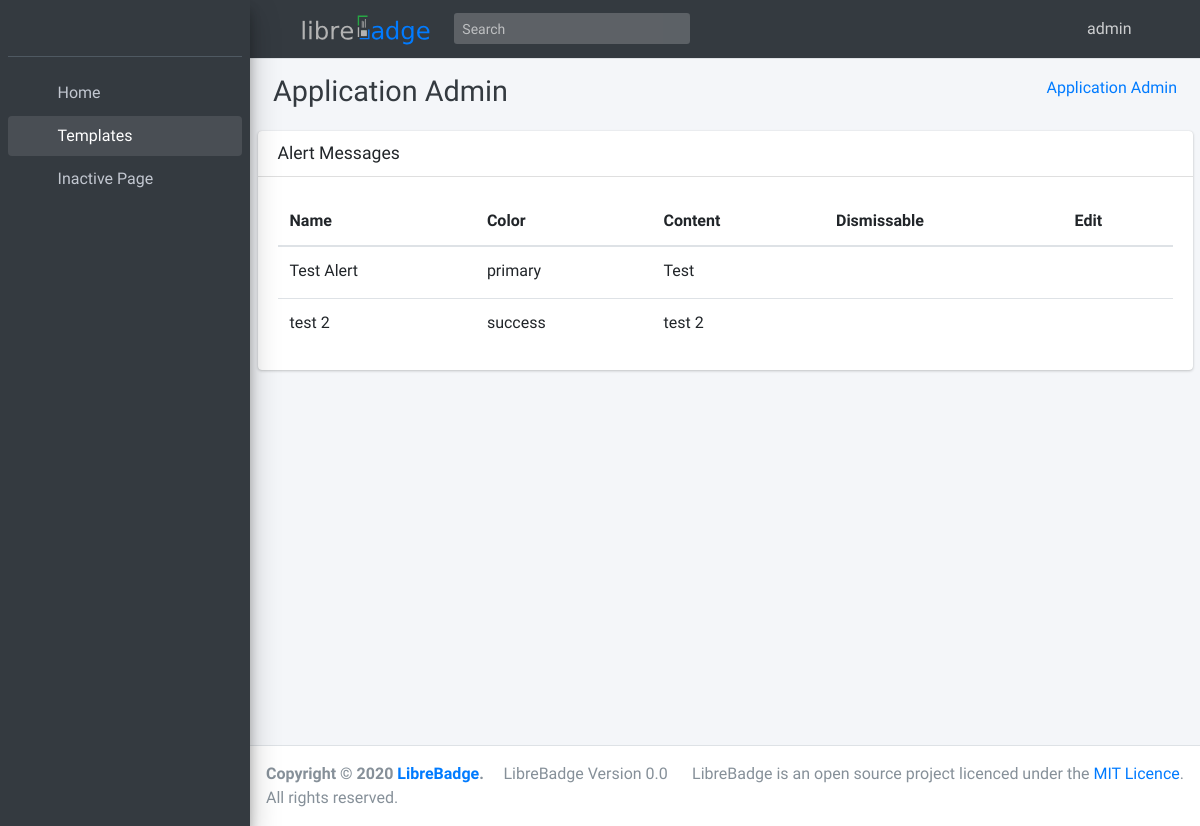
Before: /applicationadmin/alertmessages/ (signed in) with the older database file.
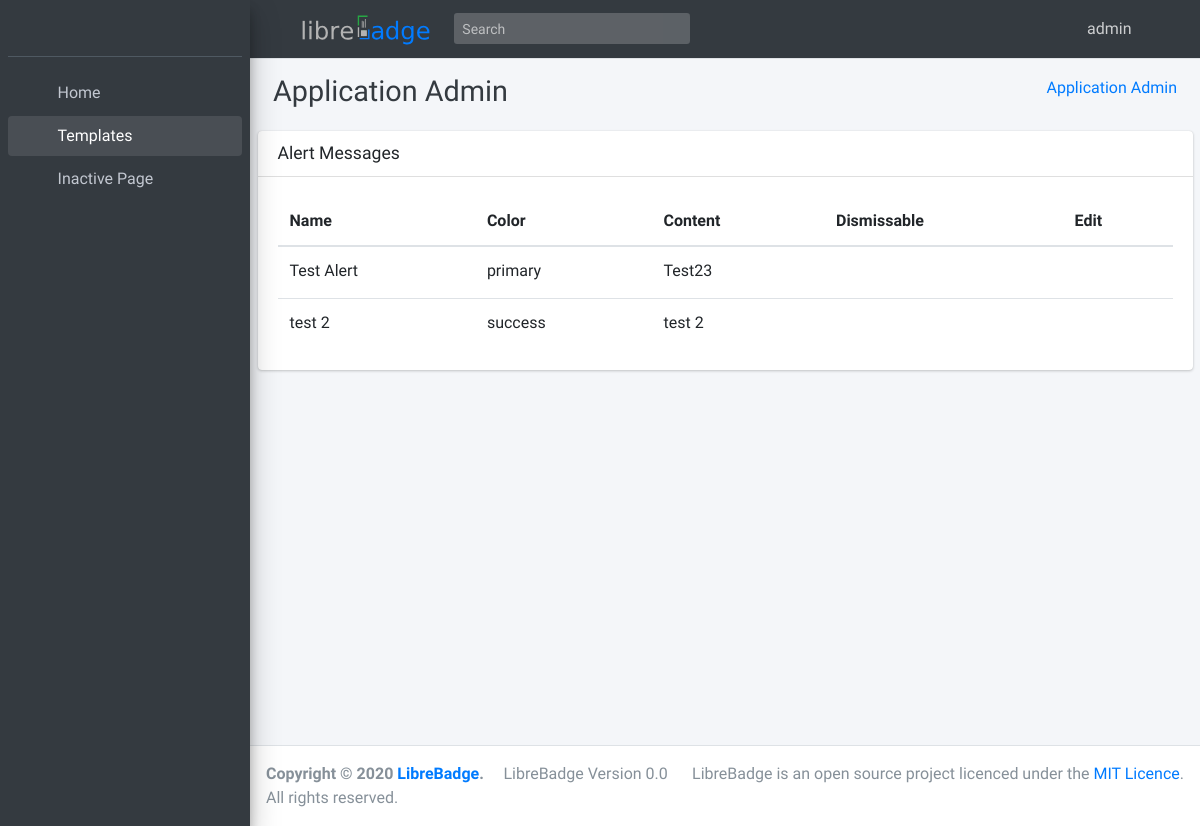
After: the same page with the newer database file.
### LibreBadge/models.py (models this page shows, shortened)
class AlertMessage(models.Model):
    name = models.CharField(max_length=200)
    color = models.CharField(max_length=200, choices=[('success', 'green'), ('primary', 'blue'), ('warning', 'yellow'), ('danger', 'red'),])
    content = models.TextField()
    dismissable = models.BooleanField()

### LibreBadge/views/applicationadmin.py (the view)
# urls.py: url('applicationadmin/alertmessages/$', views.AlertMessageList.as_view(), name='AlertMessageList'),
class AlertMessageList(LoginRequiredMixin, ListView):
    template_name = "LibreBadge/applicationadmin/AlertMessage/alertMessageList.html"
    model = AlertMessage

### LibreBadge/templates/LibreBadge/applicationadmin/AlertMessage/alertMessageList.html (shortened to what this page needs)
{% extends 'LibreBadge/applicationadmin/tableBase.html' %}
{% block title %}
    Alert Messages
{% endblock %}
{% block tableHeader %}
    <th>Name</th>
    <th>Color</th>
    <th>Content</th>
    <th>Dismissable</th>
    <th>Edit</th>
{% endblock %}
{% block tableRow %}
    <td>{{ item.name }}</td>
    <td>{{ item.color }}</td>
    <td>{{ item.content|truncatechars:10 }}</td>
    <td>
        {% if item.dismissable == True %}
        <span class="fas fa-check text-success"></span>
        {% endif %}
    </td>
    <td><a href="{% url 'LibreBadge:AlertMessageUpdate' pk=item.pk%}"><span style="font-size: 1.5em;" class="fa fa-edit"></span></a> </td>
{% endblock %}

### LibreBadge/templates/LibreBadge/applicationadmin/tableBase.html
{% extends 'LibreBadge/applicationadmin/applicationadminbase.html' %}
{% block applicationadmincontent %}
<div class="card">
    <div class="card-header">
        <h3 class="card-title">{% block title %}{% endblock %}</h3>
    </div>
    <div class="card-body">
        <table class="table table-hover">
            <thead>
                <tr>
                    {% block tableHeader %}
                    {% endblock %}
                </tr>
            </thead>
            <tbody>
                {% for item in object_list %}
                <tr>
                    {% block tableRow %}
                    {% endblock %}
                </tr>
                {% endfor %}
            </tbody>
        </table>
    </div>
</div>
{% endblock %}

Changed rows visible on the page:
changed AlertMessage "Test Alert": content "Test" → "Test23"
